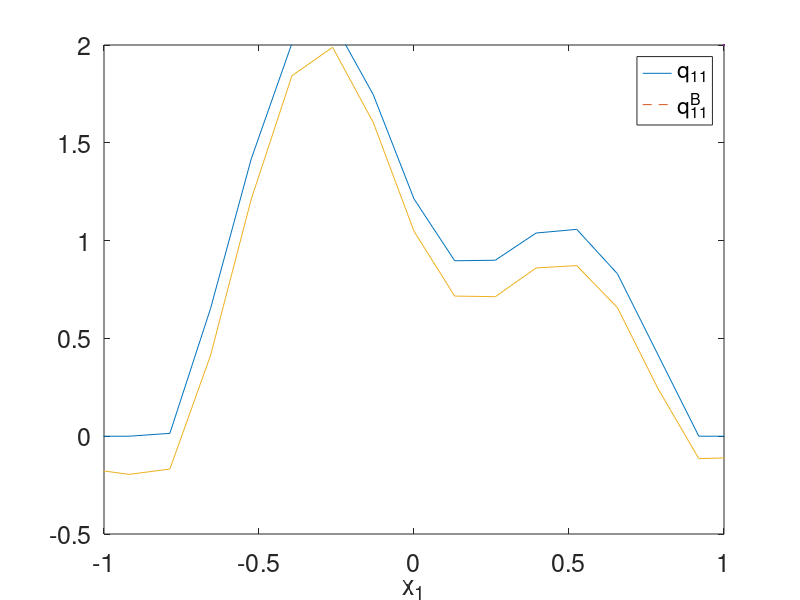

This chart was generated by the following MATLAB code:
% Programa para dibujar
load exp2_bsM5.mat
figure(1)
plot(x1r(N/2,:),q11(N/2,:),LineWidth=2,LineStyle="--")
hold on
plot(x1r(N/2,:),real(QB_11(N/2,:)),LineWidth=2)
axis([-1 1 -0.5 2])
legend('q_{11}','q_{11}^B')
set(gca,'fontsize',18)
xlabel('x_1')
saveas(gcf,'prueba','epsc')
